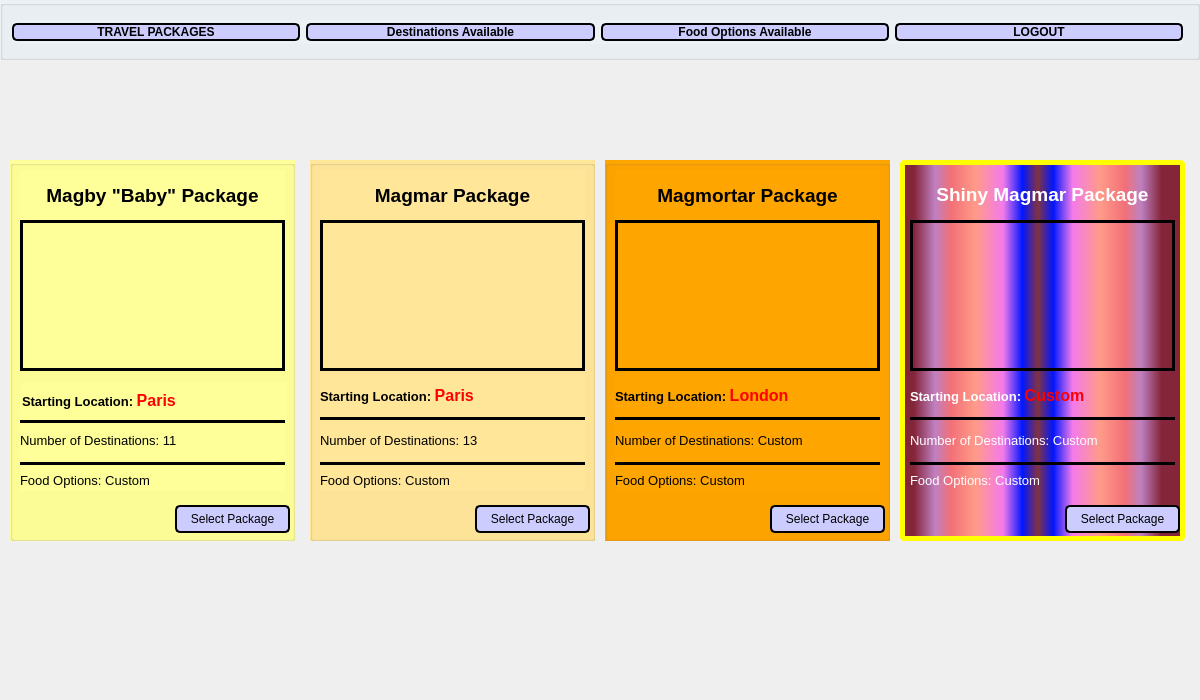
<?xml version="1.0" encoding="UTF-8"?>
<ui version="4.0">
 <class>traveler</class>
 <widget class="QWidget" name="traveler">
  <property name="geometry">
   <rect>
    <x>0</x>
    <y>0</y>
    <width>1200</width>
    <height>700</height>
   </rect>
  </property>
  <property name="sizePolicy">
   <sizepolicy hsizetype="Fixed" vsizetype="Fixed">
    <horstretch>0</horstretch>
    <verstretch>0</verstretch>
   </sizepolicy>
  </property>
  <property name="minimumSize">
   <size>
    <width>1200</width>
    <height>700</height>
   </size>
  </property>
  <property name="maximumSize">
   <size>
    <width>1200</width>
    <height>700</height>
   </size>
  </property>
  <property name="windowTitle">
   <string>Traveler Window</string>
  </property>
  <property name="styleSheet">
   <string notr="true"/>
  </property>
  <widget class="QGroupBox" name="pushButtonGroup">
   <property name="geometry">
    <rect>
     <x>0</x>
     <y>0</y>
     <width>1200</width>
     <height>60</height>
    </rect>
   </property>
   <property name="styleSheet">
    <string notr="true">background-color: #ecf1f5;</string>
   </property>
   <property name="title">
    <string/>
   </property>
   <widget class="QWidget" name="layoutWidget">
    <property name="geometry">
     <rect>
      <x>12</x>
      <y>20</y>
      <width>1171</width>
      <height>24</height>
     </rect>
    </property>
    <layout class="QHBoxLayout" name="horizontalLayout">
     <item>
      <widget class="QPushButton" name="travelPackButton">
       <property name="font">
        <font>
         <pointsize>9</pointsize>
         <weight>75</weight>
         <bold>true</bold>
        </font>
       </property>
       <property name="styleSheet">
        <string notr="true">background-color:#ccccff;
border-style: solid;
border-color: black;
border-width: 2px;
border-radius: 5px;</string>
       </property>
       <property name="text">
        <string>TRAVEL PACKAGES</string>
       </property>
      </widget>
     </item>
     <item>
      <widget class="QPushButton" name="destinationsAvailButton">
       <property name="maximumSize">
        <size>
         <width>16777215</width>
         <height>16777215</height>
        </size>
       </property>
       <property name="font">
        <font>
         <pointsize>9</pointsize>
         <weight>75</weight>
         <bold>true</bold>
        </font>
       </property>
       <property name="styleSheet">
        <string notr="true">background-color:#ccccff;
border-style: solid;
border-color: black;
border-width: 2px;
border-radius: 5px;</string>
       </property>
       <property name="text">
        <string>Destinations Available</string>
       </property>
      </widget>
     </item>
     <item>
      <widget class="QPushButton" name="foodOptionsButton">
       <property name="maximumSize">
        <size>
         <width>16777215</width>
         <height>16777215</height>
        </size>
       </property>
       <property name="font">
        <font>
         <pointsize>9</pointsize>
         <weight>75</weight>
         <bold>true</bold>
        </font>
       </property>
       <property name="styleSheet">
        <string notr="true">background-color:#ccccff;
border-style: solid;
border-color: black;
border-width: 2px;
border-radius: 5px;</string>
       </property>
       <property name="text">
        <string>Food Options Available</string>
       </property>
      </widget>
     </item>
     <item>
      <widget class="QPushButton" name="logoutButton">
       <property name="font">
        <font>
         <pointsize>9</pointsize>
         <weight>75</weight>
         <bold>true</bold>
        </font>
       </property>
       <property name="styleSheet">
        <string notr="true">background-color:#ccccff;
border-style: solid;
border-color: black;
border-width: 2px;
border-radius: 5px;</string>
       </property>
       <property name="text">
        <string>LOGOUT</string>
       </property>
      </widget>
     </item>
    </layout>
   </widget>
  </widget>
  <widget class="QStackedWidget" name="stackedWidget">
   <property name="geometry">
    <rect>
     <x>0</x>
     <y>60</y>
     <width>1200</width>
     <height>640</height>
    </rect>
   </property>
   <widget class="QWidget" name="mainPage">
    <property name="styleSheet">
     <string notr="true"/>
    </property>
    <widget class="QGroupBox" name="MagbyPackage">
     <property name="geometry">
      <rect>
       <x>10</x>
       <y>100</y>
       <width>285</width>
       <height>381</height>
      </rect>
     </property>
     <property name="styleSheet">
      <string notr="true">background-color:#ffff99;</string>
     </property>
     <property name="title">
      <string/>
     </property>
     <widget class="QPushButton" name="SelectMagbyButton">
      <property name="geometry">
       <rect>
        <x>165</x>
        <y>345</y>
        <width>115</width>
        <height>28</height>
       </rect>
      </property>
      <property name="styleSheet">
       <string notr="true">background-color:#ccccff;
border-style: solid;
border-color: black;
border-width: 2px;
border-radius: 5px;</string>
      </property>
      <property name="text">
       <string>Select Package</string>
      </property>
     </widget>
     <widget class="QLabel" name="MagbyPackName">
      <property name="geometry">
       <rect>
        <x>10</x>
        <y>10</y>
        <width>265</width>
        <height>50</height>
       </rect>
      </property>
      <property name="font">
       <font>
        <pointsize>14</pointsize>
        <weight>75</weight>
        <bold>true</bold>
       </font>
      </property>
      <property name="text">
       <string>Magby &quot;Baby&quot; Package</string>
      </property>
      <property name="alignment">
       <set>Qt::AlignCenter</set>
      </property>
     </widget>
     <widget class="QLabel" name="MagbyPic">
      <property name="geometry">
       <rect>
        <x>10</x>
        <y>60</y>
        <width>265</width>
        <height>151</height>
       </rect>
      </property>
      <property name="frameShape">
       <enum>QFrame::Box</enum>
      </property>
      <property name="lineWidth">
       <number>3</number>
      </property>
      <property name="text">
       <string/>
      </property>
      <property name="pixmap">
       <pixmap resource="resource.qrc">:/images/BabyMagby.png</pixmap>
      </property>
     </widget>
     <widget class="QLabel" name="MagbyStartLoc">
      <property name="geometry">
       <rect>
        <x>12</x>
        <y>222</y>
        <width>265</width>
        <height>37</height>
       </rect>
      </property>
      <property name="font">
       <font>
        <pointsize>10</pointsize>
       </font>
      </property>
      <property name="text">
       <string>&lt;html&gt;&lt;head/&gt;&lt;body&gt;&lt;p&gt;&lt;span style=&quot; font-weight:600; color:#000000;&quot;&gt;Starting Location: &lt;/span&gt;&lt;span style=&quot; font-size:12pt; font-weight:600; color:#ff0000;&quot;&gt;Paris&lt;/span&gt;&lt;/p&gt;&lt;/body&gt;&lt;/html&gt;</string>
      </property>
     </widget>
     <widget class="Line" name="MagbyLine1">
      <property name="geometry">
       <rect>
        <x>10</x>
        <y>234</y>
        <width>265</width>
        <height>55</height>
       </rect>
      </property>
      <property name="frameShadow">
       <enum>QFrame::Plain</enum>
      </property>
      <property name="lineWidth">
       <number>3</number>
      </property>
      <property name="orientation">
       <enum>Qt::Horizontal</enum>
      </property>
     </widget>
     <widget class="QLabel" name="MagbyNumDest">
      <property name="geometry">
       <rect>
        <x>10</x>
        <y>265</y>
        <width>265</width>
        <height>31</height>
       </rect>
      </property>
      <property name="font">
       <font>
        <pointsize>10</pointsize>
       </font>
      </property>
      <property name="text">
       <string>Number of Destinations: 11</string>
      </property>
     </widget>
     <widget class="Line" name="MagbyLine2">
      <property name="geometry">
       <rect>
        <x>10</x>
        <y>295</y>
        <width>265</width>
        <height>16</height>
       </rect>
      </property>
      <property name="frameShadow">
       <enum>QFrame::Plain</enum>
      </property>
      <property name="lineWidth">
       <number>3</number>
      </property>
      <property name="orientation">
       <enum>Qt::Horizontal</enum>
      </property>
     </widget>
     <widget class="QLabel" name="MagbyFoodOptions">
      <property name="geometry">
       <rect>
        <x>10</x>
        <y>310</y>
        <width>265</width>
        <height>21</height>
       </rect>
      </property>
      <property name="font">
       <font>
        <pointsize>10</pointsize>
       </font>
      </property>
      <property name="text">
       <string>Food Options: Custom</string>
      </property>
     </widget>
     <zorder>MagbyLine1</zorder>
     <zorder>SelectMagbyButton</zorder>
     <zorder>MagbyPackName</zorder>
     <zorder>MagbyPic</zorder>
     <zorder>MagbyStartLoc</zorder>
     <zorder>MagbyNumDest</zorder>
     <zorder>MagbyLine2</zorder>
     <zorder>MagbyFoodOptions</zorder>
    </widget>
    <widget class="QGroupBox" name="MagmarPackage">
     <property name="geometry">
      <rect>
       <x>310</x>
       <y>100</y>
       <width>285</width>
       <height>381</height>
      </rect>
     </property>
     <property name="styleSheet">
      <string notr="true">background-color:#ffe699;</string>
     </property>
     <property name="title">
      <string/>
     </property>
     <widget class="QPushButton" name="SelectMagmarButton">
      <property name="geometry">
       <rect>
        <x>165</x>
        <y>345</y>
        <width>115</width>
        <height>28</height>
       </rect>
      </property>
      <property name="styleSheet">
       <string notr="true">background-color:#ccccff;
border-style: solid;
border-color: black;
border-width: 2px;
border-radius: 5px;</string>
      </property>
      <property name="text">
       <string>Select Package</string>
      </property>
     </widget>
     <widget class="QLabel" name="MagmarPackName">
      <property name="geometry">
       <rect>
        <x>10</x>
        <y>10</y>
        <width>265</width>
        <height>50</height>
       </rect>
      </property>
      <property name="font">
       <font>
        <pointsize>14</pointsize>
        <weight>75</weight>
        <bold>true</bold>
       </font>
      </property>
      <property name="text">
       <string>Magmar Package</string>
      </property>
      <property name="alignment">
       <set>Qt::AlignCenter</set>
      </property>
     </widget>
     <widget class="QLabel" name="MagmarPic">
      <property name="geometry">
       <rect>
        <x>10</x>
        <y>60</y>
        <width>265</width>
        <height>151</height>
       </rect>
      </property>
      <property name="styleSheet">
       <string notr="true">background:url(:/images/Magmarr.JPG)</string>
      </property>
      <property name="frameShape">
       <enum>QFrame::Box</enum>
      </property>
      <property name="lineWidth">
       <number>3</number>
      </property>
      <property name="text">
       <string/>
      </property>
     </widget>
     <widget class="QLabel" name="MagmarStartLoc">
      <property name="geometry">
       <rect>
        <x>10</x>
        <y>215</y>
        <width>265</width>
        <height>41</height>
       </rect>
      </property>
      <property name="font">
       <font>
        <pointsize>10</pointsize>
       </font>
      </property>
      <property name="text">
       <string>&lt;html&gt;&lt;head/&gt;&lt;body&gt;&lt;p&gt;&lt;span style=&quot; font-weight:600; color:#000000;&quot;&gt;Starting Location: &lt;/span&gt;&lt;span style=&quot; font-size:12pt; font-weight:600; color:#ff0000;&quot;&gt;Paris&lt;/span&gt;&lt;/p&gt;&lt;/body&gt;&lt;/html&gt;</string>
      </property>
     </widget>
     <widget class="Line" name="MagmarLine1">
      <property name="geometry">
       <rect>
        <x>10</x>
        <y>250</y>
        <width>265</width>
        <height>16</height>
       </rect>
      </property>
      <property name="frameShadow">
       <enum>QFrame::Plain</enum>
      </property>
      <property name="lineWidth">
       <number>3</number>
      </property>
      <property name="orientation">
       <enum>Qt::Horizontal</enum>
      </property>
     </widget>
     <widget class="QLabel" name="MagmarNumDest">
      <property name="geometry">
       <rect>
        <x>10</x>
        <y>265</y>
        <width>265</width>
        <height>31</height>
       </rect>
      </property>
      <property name="font">
       <font>
        <pointsize>10</pointsize>
       </font>
      </property>
      <property name="text">
       <string>Number of Destinations: 13</string>
      </property>
     </widget>
     <widget class="Line" name="MagmarLine2">
      <property name="geometry">
       <rect>
        <x>10</x>
        <y>295</y>
        <width>265</width>
        <height>16</height>
       </rect>
      </property>
      <property name="frameShadow">
       <enum>QFrame::Plain</enum>
      </property>
      <property name="lineWidth">
       <number>3</number>
      </property>
      <property name="orientation">
       <enum>Qt::Horizontal</enum>
      </property>
     </widget>
     <widget class="QLabel" name="MagmarFoodOptions">
      <property name="geometry">
       <rect>
        <x>10</x>
        <y>310</y>
        <width>265</width>
        <height>21</height>
       </rect>
      </property>
      <property name="font">
       <font>
        <pointsize>10</pointsize>
       </font>
      </property>
      <property name="text">
       <string>Food Options: Custom</string>
      </property>
     </widget>
    </widget>
    <widget class="QGroupBox" name="MagmortarPackage">
     <property name="geometry">
      <rect>
       <x>605</x>
       <y>100</y>
       <width>285</width>
       <height>381</height>
      </rect>
     </property>
     <property name="styleSheet">
      <string notr="true">background-color:#ffa500;</string>
     </property>
     <property name="title">
      <string/>
     </property>
     <widget class="QPushButton" name="SelectMagmortarButton">
      <property name="geometry">
       <rect>
        <x>165</x>
        <y>345</y>
        <width>115</width>
        <height>28</height>
       </rect>
      </property>
      <property name="styleSheet">
       <string notr="true">background-color:#ccccff;
border-style: solid;
border-color: black;
border-width: 2px;
border-radius: 5px;</string>
      </property>
      <property name="text">
       <string>Select Package</string>
      </property>
     </widget>
     <widget class="QLabel" name="MagmortarPackName">
      <property name="geometry">
       <rect>
        <x>10</x>
        <y>10</y>
        <width>265</width>
        <height>50</height>
       </rect>
      </property>
      <property name="font">
       <font>
        <pointsize>14</pointsize>
        <weight>75</weight>
        <bold>true</bold>
       </font>
      </property>
      <property name="text">
       <string>Magmortar Package</string>
      </property>
      <property name="alignment">
       <set>Qt::AlignCenter</set>
      </property>
     </widget>
     <widget class="QLabel" name="MagmortarPic">
      <property name="geometry">
       <rect>
        <x>10</x>
        <y>60</y>
        <width>265</width>
        <height>151</height>
       </rect>
      </property>
      <property name="styleSheet">
       <string notr="true">background:url(:/images/Magmortar.jpg)</string>
      </property>
      <property name="frameShape">
       <enum>QFrame::Box</enum>
      </property>
      <property name="lineWidth">
       <number>3</number>
      </property>
      <property name="text">
       <string/>
      </property>
     </widget>
     <widget class="QLabel" name="MagmortarStartLoc">
      <property name="geometry">
       <rect>
        <x>10</x>
        <y>215</y>
        <width>265</width>
        <height>41</height>
       </rect>
      </property>
      <property name="font">
       <font>
        <pointsize>10</pointsize>
       </font>
      </property>
      <property name="text">
       <string>&lt;html&gt;&lt;head/&gt;&lt;body&gt;&lt;p&gt;&lt;span style=&quot; font-weight:600;&quot;&gt;Starting Location: &lt;/span&gt;&lt;span style=&quot; font-size:12pt; font-weight:600; color:#ff0000;&quot;&gt;London&lt;/span&gt;&lt;/p&gt;&lt;/body&gt;&lt;/html&gt;</string>
      </property>
     </widget>
     <widget class="Line" name="MagmortarLine1">
      <property name="geometry">
       <rect>
        <x>10</x>
        <y>250</y>
        <width>265</width>
        <height>16</height>
       </rect>
      </property>
      <property name="frameShadow">
       <enum>QFrame::Plain</enum>
      </property>
      <property name="lineWidth">
       <number>3</number>
      </property>
      <property name="orientation">
       <enum>Qt::Horizontal</enum>
      </property>
     </widget>
     <widget class="QLabel" name="MagmortarNumDest">
      <property name="geometry">
       <rect>
        <x>10</x>
        <y>265</y>
        <width>265</width>
        <height>31</height>
       </rect>
      </property>
      <property name="font">
       <font>
        <pointsize>10</pointsize>
       </font>
      </property>
      <property name="text">
       <string>Number of Destinations: Custom</string>
      </property>
     </widget>
     <widget class="Line" name="MagmortarLine2">
      <property name="geometry">
       <rect>
        <x>10</x>
        <y>295</y>
        <width>265</width>
        <height>16</height>
       </rect>
      </property>
      <property name="frameShadow">
       <enum>QFrame::Plain</enum>
      </property>
      <property name="lineWidth">
       <number>3</number>
      </property>
      <property name="orientation">
       <enum>Qt::Horizontal</enum>
      </property>
     </widget>
     <widget class="QLabel" name="MagmortarFoodOptions">
      <property name="geometry">
       <rect>
        <x>10</x>
        <y>310</y>
        <width>265</width>
        <height>21</height>
       </rect>
      </property>
      <property name="font">
       <font>
        <pointsize>10</pointsize>
       </font>
      </property>
      <property name="text">
       <string>Food Options: Custom</string>
      </property>
     </widget>
    </widget>
    <widget class="QGroupBox" name="ShinyMagmarPackage">
     <property name="geometry">
      <rect>
       <x>900</x>
       <y>100</y>
       <width>285</width>
       <height>381</height>
      </rect>
     </property>
     <property name="styleSheet">
      <string notr="true">
QGroupBox{
background-color: qlineargradient(spread:reflect, x1:0, y1:0, x2:0.482955, y2:0, stop:0.0852273 rgba(132, 37, 57, 255), stop:0.238636 rgba(190, 128, 193, 255), stop:0.357955 rgba(242, 112, 120, 255), stop:0.539773 rgba(255, 155, 136, 255), stop:0.744318 rgba(243, 122, 235, 255), stop:0.886364 rgba(0, 23, 255, 255), stop:1 rgba(131, 51, 64, 255));

border-color: rgb(255, 255, 0);
border-width: 5px;
border-radius: 5px;
border-style: solid
}
QPushButton{
background-color:#ffb399;
}
</string>
     </property>
     <property name="title">
      <string/>
     </property>
     <widget class="QPushButton" name="SelectShinyMagmarButton">
      <property name="geometry">
       <rect>
        <x>165</x>
        <y>345</y>
        <width>115</width>
        <height>28</height>
       </rect>
      </property>
      <property name="styleSheet">
       <string notr="true">background-color:#ccccff;
border-style: solid;
border-color: black;
border-width: 2px;
border-radius: 5px;</string>
      </property>
      <property name="text">
       <string>Select Package</string>
      </property>
     </widget>
     <widget class="QLabel" name="ShinyMagmarPackName">
      <property name="geometry">
       <rect>
        <x>10</x>
        <y>10</y>
        <width>265</width>
        <height>50</height>
       </rect>
      </property>
      <property name="font">
       <font>
        <pointsize>14</pointsize>
        <weight>75</weight>
        <bold>true</bold>
       </font>
      </property>
      <property name="text">
       <string>&lt;html&gt;&lt;head/&gt;&lt;body&gt;&lt;p&gt;&lt;span style=&quot; color:#ffffff;&quot;&gt;Shiny Magmar Package&lt;/span&gt;&lt;/p&gt;&lt;/body&gt;&lt;/html&gt;</string>
      </property>
      <property name="alignment">
       <set>Qt::AlignCenter</set>
      </property>
     </widget>
     <widget class="QLabel" name="ShinyMagmarPic">
      <property name="geometry">
       <rect>
        <x>10</x>
        <y>60</y>
        <width>265</width>
        <height>151</height>
       </rect>
      </property>
      <property name="frameShape">
       <enum>QFrame::Box</enum>
      </property>
      <property name="lineWidth">
       <number>3</number>
      </property>
      <property name="text">
       <string/>
      </property>
      <property name="pixmap">
       <pixmap resource="resource.qrc">:/images/Magmar-pic.jpg</pixmap>
      </property>
     </widget>
     <widget class="QLabel" name="ShinyMagmarStartLoc">
      <property name="geometry">
       <rect>
        <x>10</x>
        <y>215</y>
        <width>265</width>
        <height>41</height>
       </rect>
      </property>
      <property name="font">
       <font>
        <pointsize>10</pointsize>
       </font>
      </property>
      <property name="text">
       <string>&lt;html&gt;&lt;head/&gt;&lt;body&gt;&lt;p&gt;&lt;span style=&quot; font-weight:600; color:#ffffff;&quot;&gt;Starting Location: &lt;/span&gt;&lt;span style=&quot; font-size:12pt; font-weight:600; color:#ff0000;&quot;&gt;Custom&lt;/span&gt;&lt;/p&gt;&lt;/body&gt;&lt;/html&gt;</string>
      </property>
     </widget>
     <widget class="Line" name="ShinyMagmarLine1">
      <property name="geometry">
       <rect>
        <x>10</x>
        <y>250</y>
        <width>265</width>
        <height>16</height>
       </rect>
      </property>
      <property name="frameShadow">
       <enum>QFrame::Plain</enum>
      </property>
      <property name="lineWidth">
       <number>3</number>
      </property>
      <property name="orientation">
       <enum>Qt::Horizontal</enum>
      </property>
     </widget>
     <widget class="QLabel" name="ShinyMagmarNumDest">
      <property name="geometry">
       <rect>
        <x>10</x>
        <y>265</y>
        <width>265</width>
        <height>31</height>
       </rect>
      </property>
      <property name="font">
       <font>
        <pointsize>10</pointsize>
       </font>
      </property>
      <property name="text">
       <string>&lt;html&gt;&lt;head/&gt;&lt;body&gt;&lt;p&gt;&lt;span style=&quot; color:#ffffff;&quot;&gt;Number of Destinations: Custom&lt;/span&gt;&lt;/p&gt;&lt;/body&gt;&lt;/html&gt;</string>
      </property>
     </widget>
     <widget class="Line" name="ShinyMagmarLine2">
      <property name="geometry">
       <rect>
        <x>10</x>
        <y>295</y>
        <width>265</width>
        <height>16</height>
       </rect>
      </property>
      <property name="frameShadow">
       <enum>QFrame::Plain</enum>
      </property>
      <property name="lineWidth">
       <number>3</number>
      </property>
      <property name="orientation">
       <enum>Qt::Horizontal</enum>
      </property>
     </widget>
     <widget class="QLabel" name="ShinyMagmarFoodOptions">
      <property name="geometry">
       <rect>
        <x>10</x>
        <y>310</y>
        <width>265</width>
        <height>21</height>
       </rect>
      </property>
      <property name="font">
       <font>
        <pointsize>10</pointsize>
       </font>
      </property>
      <property name="text">
       <string>&lt;html&gt;&lt;head/&gt;&lt;body&gt;&lt;p&gt;&lt;span style=&quot; color:#ffffff;&quot;&gt;Food Options: Custom&lt;/span&gt;&lt;/p&gt;&lt;/body&gt;&lt;/html&gt;</string>
      </property>
     </widget>
    </widget>
    <widget class="QLabel" name="BackgroundImageVolcano">
     <property name="geometry">
      <rect>
       <x>-6</x>
       <y>-48</y>
       <width>1279</width>
       <height>769</height>
      </rect>
     </property>
     <property name="styleSheet">
      <string notr="true"/>
     </property>
     <property name="text">
      <string/>
     </property>
     <property name="pixmap">
      <pixmap resource="resource.qrc">:/images/volcano.jpg</pixmap>
     </property>
    </widget>
    <zorder>BackgroundImageVolcano</zorder>
    <zorder>MagbyPackage</zorder>
    <zorder>MagmarPackage</zorder>
    <zorder>MagmortarPackage</zorder>
    <zorder>ShinyMagmarPackage</zorder>
   </widget>
  </widget>
 </widget>
 <resources>
  <include location="resource.qrc"/>
 </resources>
 <connections/>
</ui>
